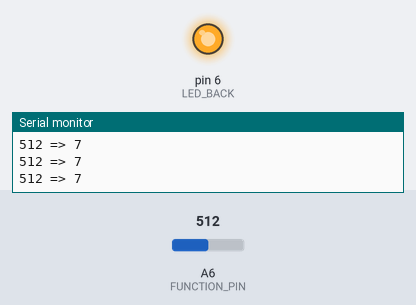
Bench run of a sketch on a simulated Arduino Nano, built with avr-gcc and run on an emulated ATmega328P. On the bench: output pins drawn as LEDs (lit = HIGH), the last lines printed to the serial monitor. The test bench sets the inputs (shaded band); at power-on: A6 (FUNCTION_PIN) = 512.

Above: at 1.2 s.
1.3 s: A6 (FUNCTION_PIN) set to 987
2.8 s: A6 (FUNCTION_PIN) set to 1009
At 3.2 s:
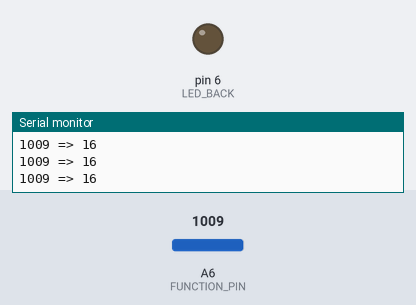
4.3 s: A6 (FUNCTION_PIN) set to 990
At 5.5 s:
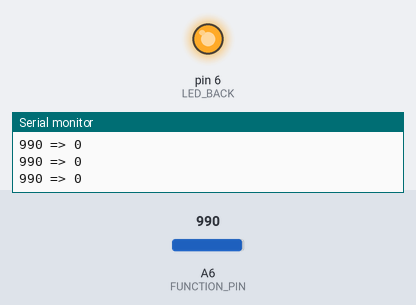
5.8 s: A6 (FUNCTION_PIN) set to 1010
At 6.7 s:
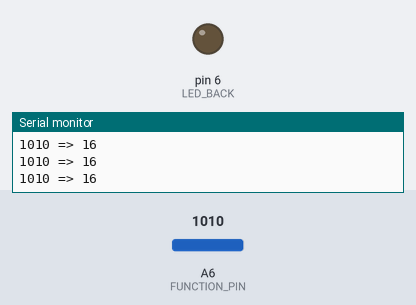
Timing chart, 0 to 8.3 s (numbered marks = the images above; inputs shaded):
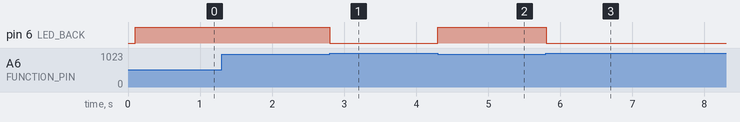

The sketch:

function.ino
```cpp
#include <Arduino.h>

/**
 * Hardware pin defines
 */
#define BOARD UKMARSBOT_V1
const int ENCODER_LEFT_CLK = 2;
const int ENCODER_RIGHT_CLK = 3;
const int ENCODER_LEFT_B = 4;
const int ENCODER_RIGHT_B = 5;
const int MOTOR_LEFT_DIR = 7;
const int MOTOR_RIGHT_DIR = 8;
const int MOTOR_LEFT_PWM = 9;
const int MOTOR_RIGHT_PWM = 10;
const int LED_RIGHT = 6;
const int LED_LEFT = 11;
const int EMITTER = 12;
const int SENSOR_RIGHT_MARK = A0;
const int SENSOR_1 = A1;
const int SENSOR_2 = A2;
const int SENSOR_3 = A3;
const int SENSOR_4 = A4;
const int SENSOR_LEFT_MARK = A5;
const int FUNCTION_PIN = A6;
const int BATTERY_VOLTS = A7;

const int LED_BACK = 6;

/****/

/***
 * Global variables
 */

uint32_t updateTime;
uint32_t updateInterval = 100;  // in milliseconds

int decodeFunctionSwitch(int functionValue) {
  /**
   * Typical ADC values for all function switch settings
   */
  const int adcReading[] = {660, 647, 630, 614, 590, 570, 545, 522, 461,
                            429, 385, 343, 271, 212, 128, 44,  0};

  if(functionValue > 1000){
    return 16;  // pushbutton closed
  }
  int result = 16;
  for (int i = 0; i < 16; i++) {
    if (functionValue > (adcReading[i] + adcReading[i + 1]) / 2) {
      result = i;
      break;
    }
  }
  return result;
}

void setup() {
  Serial.begin(9600);
  Serial.println(F("Hello\n"));
  updateTime = millis() + updateInterval;

   pinMode(LED_BACK,OUTPUT);
}

int i;
void loop() {
  if (millis() > updateTime) {
    updateTime += updateInterval;
    int functionValue = analogRead(FUNCTION_PIN);
    int function = decodeFunctionSwitch(functionValue);
    if (function == 16) {
      digitalWrite(LED_BACK, 0);
    } else {
      digitalWrite(LED_BACK, 1);
    }
    Serial.print(functionValue);
    Serial.print(F(" => "));
    Serial.print(function);
    Serial.println();
  }
}
```

Measured:
- the behaviour switches between 1000 and 1001 on A6 (FUNCTION_PIN) (found by bisection; images 0 and 1)
- after the input at 2.8 s, pin 6 (LED_BACK): HIGH → LOW at once
- after the input at 4.3 s, pin 6 (LED_BACK): LOW → HIGH at once
- after the input at 5.8 s, pin 6 (LED_BACK): HIGH → LOW at once
